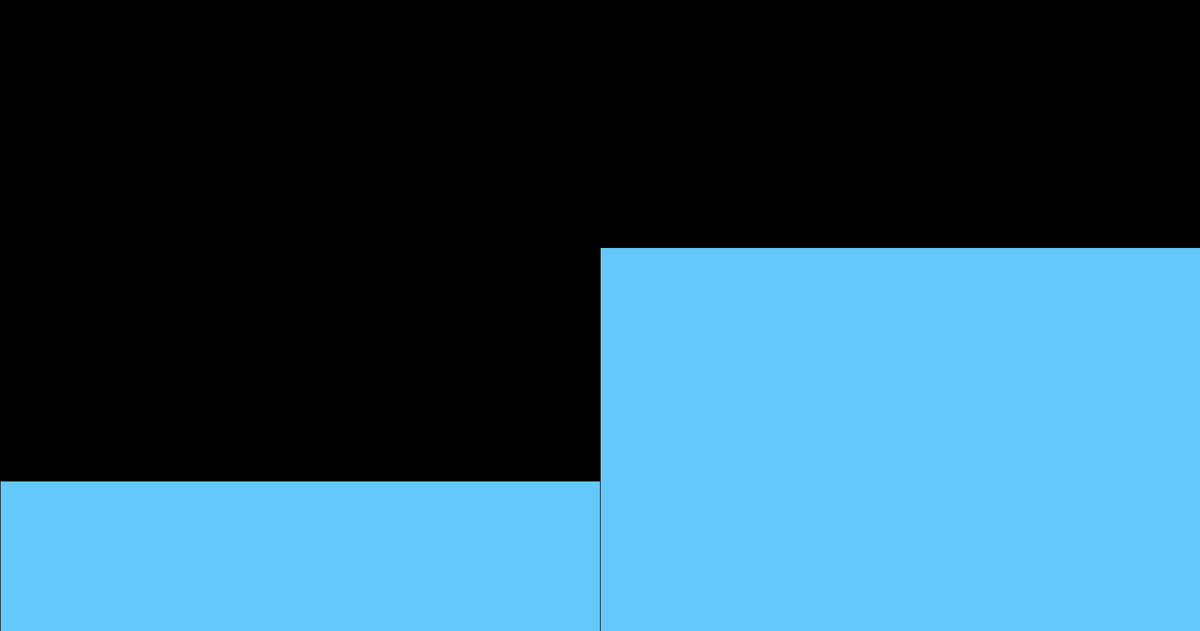
Frame 1 (no input)
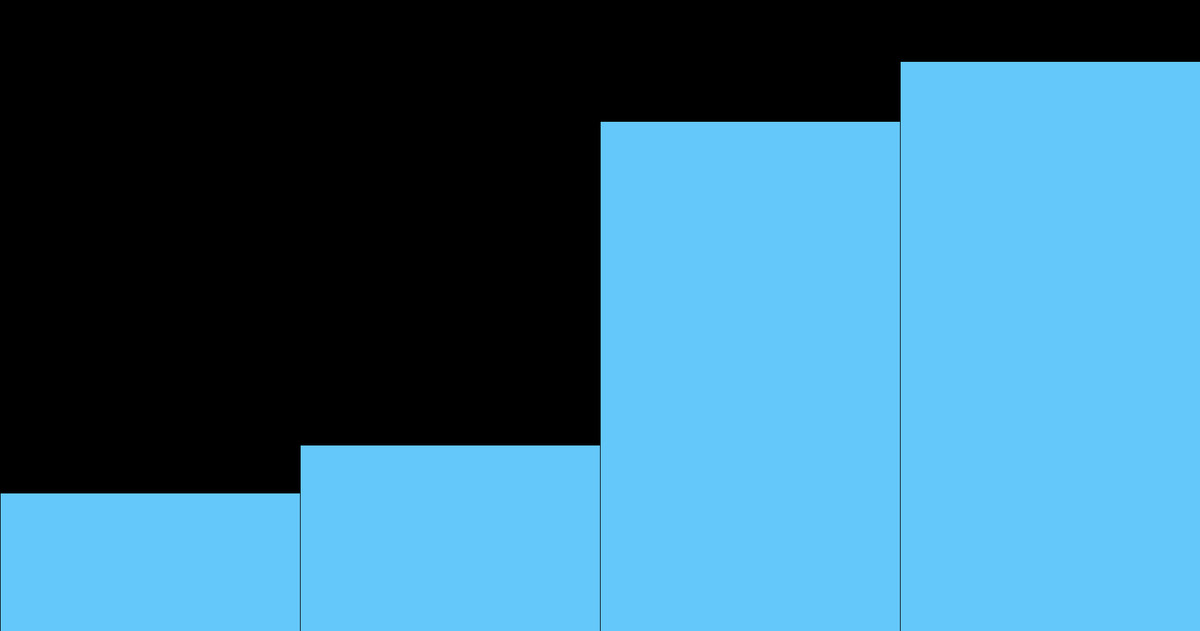
Frame 60 (the mouse pressed at the canvas centre just before this capture)
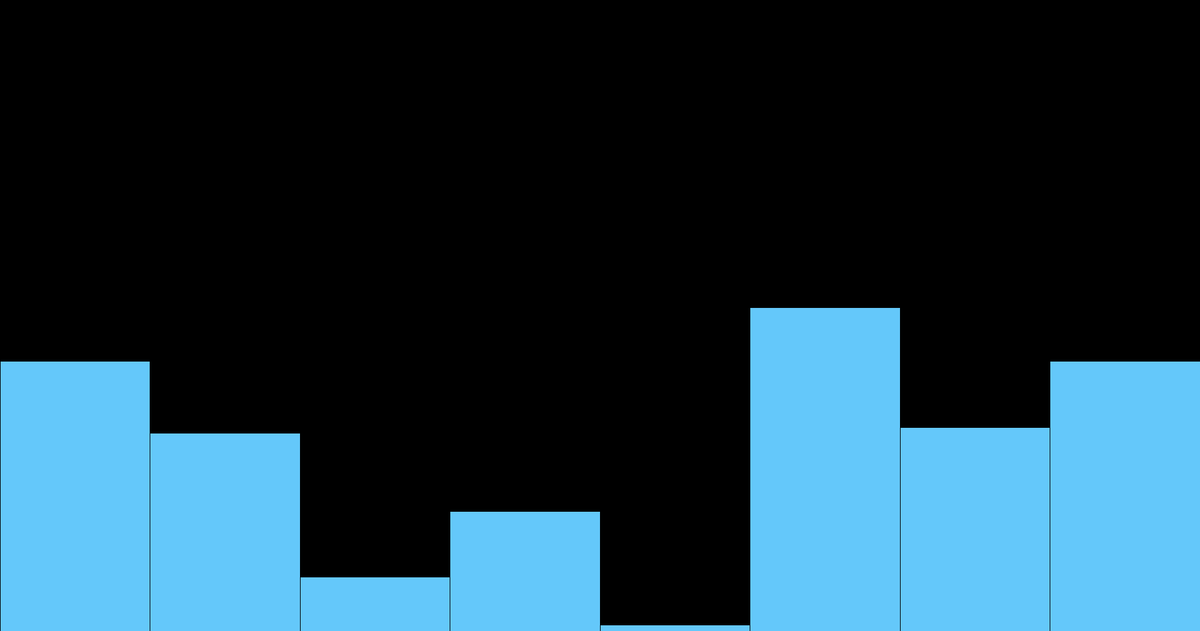
Frame 120 (the mouse held since frame 60 and released just before this capture)

The Processing sketch that drew these frames (run headless with seeded random() and noise(); from frame 60 on, the mouse is pressed at the canvas centre):

// Processing sketch: sortingstuff
// ── sortingstuff.pde
ArrayCreator arraySystem;
Bars bars;
Sorthing sorter;
int x = 2;
boolean sorted = false;
int lastUpdate = 0;

void setup() {
  size(1900, 1000);
  arraySystem = new ArrayCreator(x);
  bars = new Bars(arraySystem);
  sorter = new Sorthing(arraySystem);
}

void draw() {
  background(0);

  // only run sorting step
  if (!sorter.sorted) {
    sorter.sortStep();
  } else if (millis() - lastUpdate > 1000) {
    // regenerate array once
    x = x*2; // optional
    arraySystem = new ArrayCreator(x);
    bars = new Bars(arraySystem);
    sorter = new Sorthing(arraySystem);
    lastUpdate = millis();
  }

  bars.display();
}

// ── arraycreator.pde
class ArrayCreator {
    int[] values;
    int numBars;

    ArrayCreator(int numBars) {
        this.numBars = numBars;
        values = new int[numBars];
        generate();
    }

    void generate() {
        for (int i = 0; i < numBars; i++) {
        values[i] = int(random(0, 100));
        }
    }
}

// ── bars.pde
class Bars {
    ArrayCreator data;

    Bars(ArrayCreator data) {
        this.data = data;
    }

    void display() {
        float barWidth = width / float(data.values.length);

        for (int j = 0; j < data.values.length; j++) {
            float barHeight = map(data.values[j], 0, 100, 0, height - 50);
            float x = j * barWidth;

            fill(100, 200, 250);
            rect(x, height - barHeight, barWidth, barHeight);
        }
    }
}

// ── sorthing.pde
class Sorthing {
    ArrayCreator data;
    int i = 0;
    int j = 0;
    boolean sorted = false;

    Sorthing(ArrayCreator data) {
        this.data = data;
    }

  // bubble sort step
    void sortStep() {
        if (i < data.values.length) {
            if (j < data.values.length - i - 1) {
                if (data.values[j] > data.values[j+1]) {
                    int temp = data.values[j];
                    data.values[j] = data.values[j+1];
                data.values[j+1] = temp;
                }
                j++;
            } else {
                j = 0;
                i++;
            }
        } else {
            sorted = true; // done sorting
        }
    }
}
